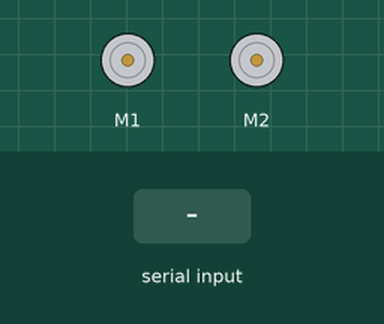
This sketch was run on a simulated Arduino Uno, built with avr-gcc and run on an emulated ATmega328P. Shown: 2 × DC motor (green arrow = forward, orange = backward, longer = faster). The inputs (shaded band) are chosen by the test bench.

Above: at 1.2 s.
1.3 s: "F" received over Serial
At 2.4 s:
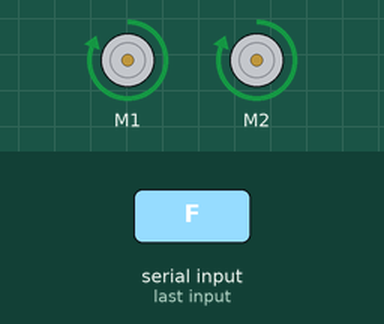
2.8 s: "B" received over Serial
At 3.5 s:
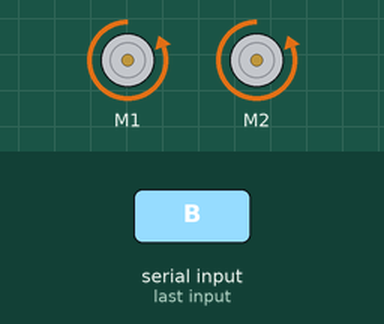
4.3 s: "L" received over Serial
At 4.7 s:
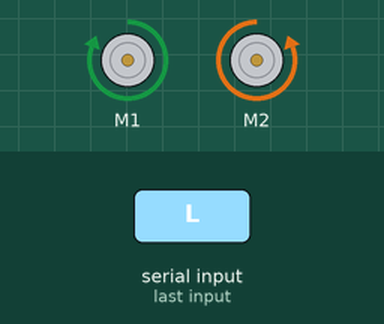
5.8 s: "R" received over Serial
At 7.0 s:
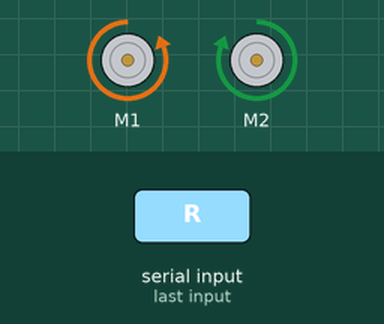
7.3 s: "S" received over Serial
At 8.1 s:
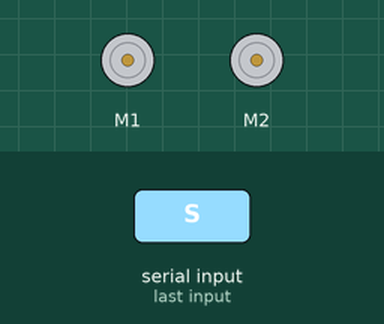
Timing chart, 0 to 9.8 s (numbered marks = the images above; inputs shaded):
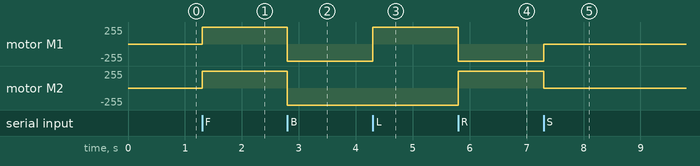

Measured:
- after the input at 1.3 s, motor M1, motor M2: stopped → forward 255/255 at once
- after the input at 2.8 s, motor M1, motor M2: forward 255/255 → backward 255/255 at once
- after the input at 4.3 s, motor M1: backward 255/255 → forward 255/255 at once
- after the input at 5.8 s, motor M1: forward 255/255 → backward 255/255 at once; motor M2: backward 255/255 → forward 255/255 at once
- after the input at 7.3 s, motor M1: backward 255/255 → stopped at once; motor M2: forward 255/255 → stopped at once

The sketch:

Robot_Bluetooth_Shield.ino
```cpp
#include <AFMotor.h>

AF_DCMotor motor1(1);
AF_DCMotor motor2(2);

char bt='S';
void setup()
{
  Serial.begin(9600);

  motor1.setSpeed(255);
  motor2.setSpeed(255);
  Stop();
}


void loop() {

bt=Serial.read();

if(bt=='F')
{
 forward();
}

if(bt=='B')
{
 backward();
}

if(bt=='L')
{
 left();
}

if(bt=='R')
{
 right();
}

if(bt=='S')
{
 Stop();
}

}
void forward()
{
  motor1.run(FORWARD);
  motor2.run(FORWARD);
}

void backward()
{
  motor1.run(BACKWARD);
  motor2.run(BACKWARD);
}
void left()
{
  motor1.run(FORWARD);
  motor2.run(BACKWARD);
}
void right()
{
  motor1.run(BACKWARD);
  motor2.run(FORWARD);
}
void Stop()
{
  motor1.run(RELEASE);
  motor2.run(RELEASE);
}
```
